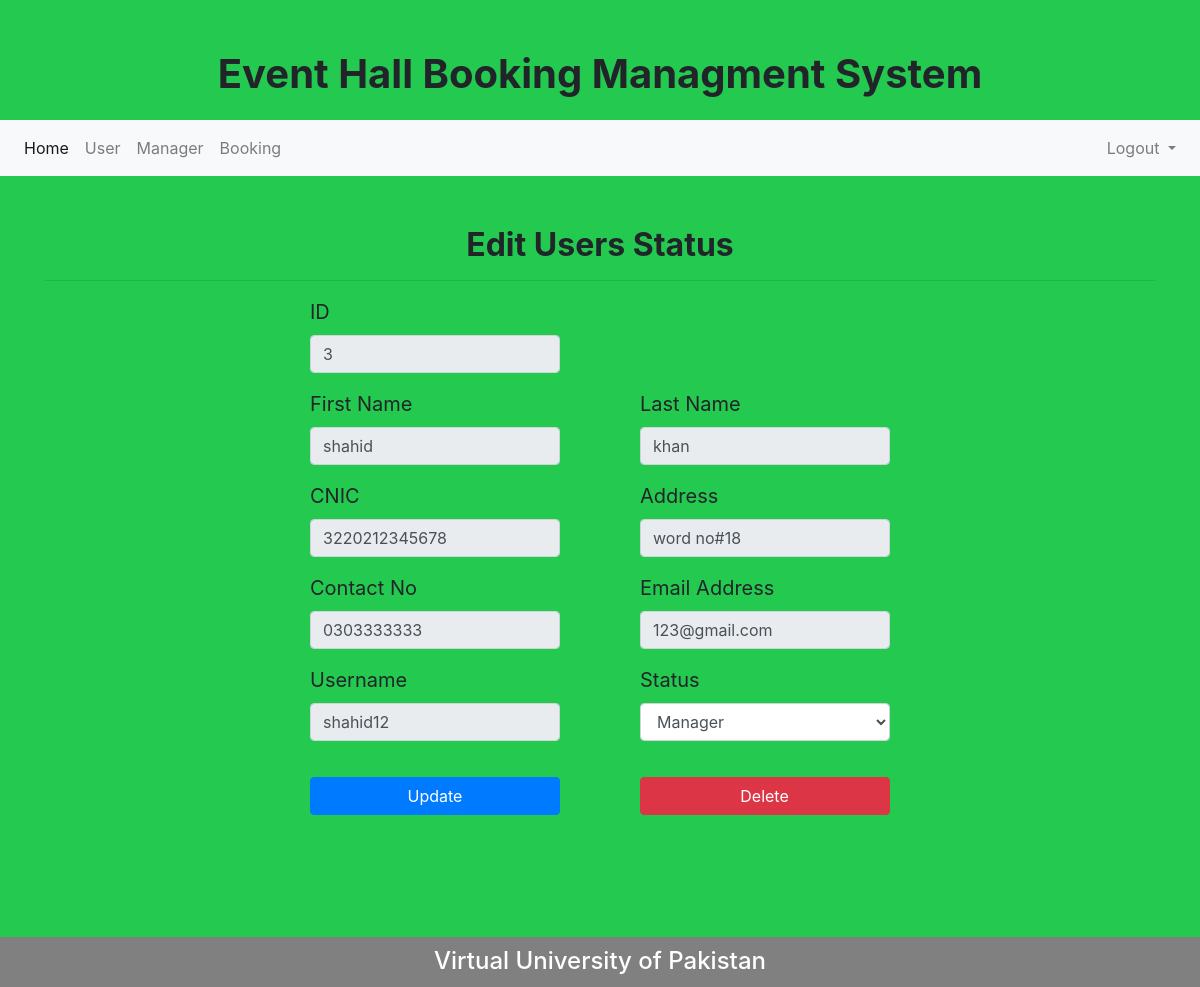
Screenshot of /admin/edit_user_record.php?edit=3 (signed in) with the database file from the repository.
### tables this page shows
CREATE TABLE `register_tbl` (
  `ID` int(11) NOT NULL,
  `F_name` varchar(255) NOT NULL,
  `L_name` varchar(255) NOT NULL,
  `Cnic` varchar(255) NOT NULL,
  `Profile_pic` varchar(255) NOT NULL,
  `Address` varchar(255) NOT NULL,
  `Contact_no` varchar(255) NOT NULL,
  `Email_address` varchar(255) NOT NULL,
  `Username` varchar(255) NOT NULL,
  `Password` varchar(255) NOT NULL,
  `Status` varchar(255) NOT NULL
);

### admin/edit_user_record.php (the view, shortened to what this page needs)
<?php
if (empty($_SESSION['uID'])) {
  echo '<script language="javascript">';
  echo 'alert("Please login to continue")';
  echo '</script>';
  echo "<script>location.replace('../login.php')</script>";
}else{
include ('adminHeader.php');
?>
<!DOCTYPE html>
<html>
<head>
</head>
<body>
	<div class="container">
    <h2 class="heading">Edit Users Status</h2>
    <hr>
      <div class="standardForm">
        <?php
        if (isset($_GET['edit'])) {
            $id=$_GET['edit'];
            $qry = "SELECT * FROM register_tbl WHERE ID='$id'";
            $run = mysqli_query($conn,$qry);
            while ($row = mysqli_fetch_array($run)) {
        ?>
        <form method="post" action="">
          <div class="form-group">
                <label for="inputID4">ID</label>
                <input type="text" class="form-control" id="inputFullName4" name="newid" value="<?php echo $row ['ID']; ?>"  disabled="">
            </div>
          <div class="form-row">
              <div class="form-group col-md-6">
                  <label for="inputFirstName4">First Name</label>
                  <input type="text" class="form-control" name="fname" id="inputFirstName4" value="<?php echo $row ['F_name']; ?>" disabled="">
              </div>
              <div class="form-group col-md-6">
                  <label for="inputLastName4">Last Name</label>
                  <input type="text" class="form-control" name="lname" id="inputLastName4" value="<?php echo $row ['L_name']; ?>" disabled="">
              </div>
            </div>
            <div class="form-row">
              <div class="form-group col-md-6">
                  <label for="inputcnic4">CNIC</label>
                  <input type="text" class="form-control" name="gender" id="inputcnic4" value="<?php echo $row ['Cnic']; ?>" disabled="">
              </div>
              <div class="form-group col-md-6">
                  <label for="inputAddress4">Address</label>
                  <input type="text" class="form-control" name="address" id="inputaddress4" value="<?php echo $row ['Address']; ?>" disabled="">
              </div>
            </div>
            <div class="form-row">
              <div class="form-group col-md-6">
                  <label for="inputContactNo4">Contact No</label>
                  <input type="text" class="form-control" name="contact_no" id="inputContactNo4" value="<?php echo $row ['Contact_no']; ?>" disabled="">
              </div>
              <div class="form-group col-md-6">
                  <label for="inputEmailAddress4">Email Address</label>
                  <input type="text" class="form-control" name="email_address" id="inputEmail_Address4" value="<?php echo $row ['Email_address']; ?>" disabled="">
              </div>
            </div>
            <div class="form-row">
              <div class="form-group col-md-6">
                  <label for="inputUsername4">Username</label>
                  <input type="text" class="form-control" name="username" id="inputUsername4" value="<?php echo $row ['Username']; ?>" disabled="">
              </div>
              <div class="form-group col-md-6">
                  <label for="inputStatus">Status</label>
                    <?php
                    $o2status = $row ['Status'];
                    if ($o2status == "Manager") {
                      ?>
                      <select id="inputStatus" name="newstatus" class="form-control">
                        <option value="Manager" selected="">Manager</option>
                      </select>
                    <?php
                    }
                    ?>
              </div>
            </div>
            <div class="standardBtn">
              <button type="submit" class="btn btn-primary" name="update">Update</button>
            <button type="submit" class="btn btn-danger" style="margin-left:75px; " name="delete">Delete</button>
            </div>
          </form>
          <?php
            }
          }
          ?>
      </div>
	</div>
    <?php include '../footer.php'; ?>
</body>
</html>
<?php
}
?>

### rows the page displays
register_tbl: newid "3", fname "shahid", lname "khan", gender "3220212345678", address "word no#18", contact_no "0303333333", email_address "123@gmail.com", username "shahid12"
